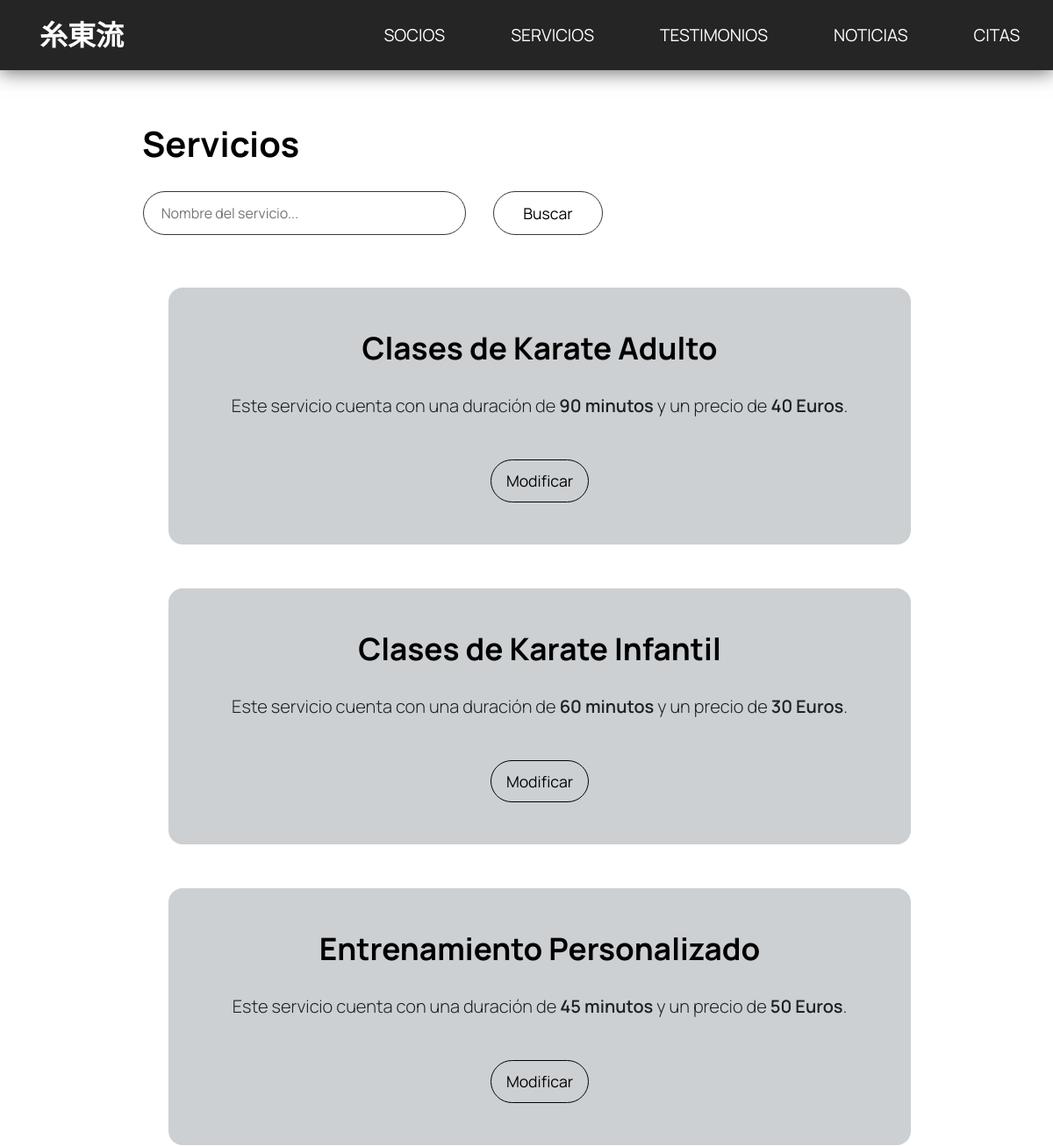
Before: /paginas/servicios.php (upper part) with the older database file.
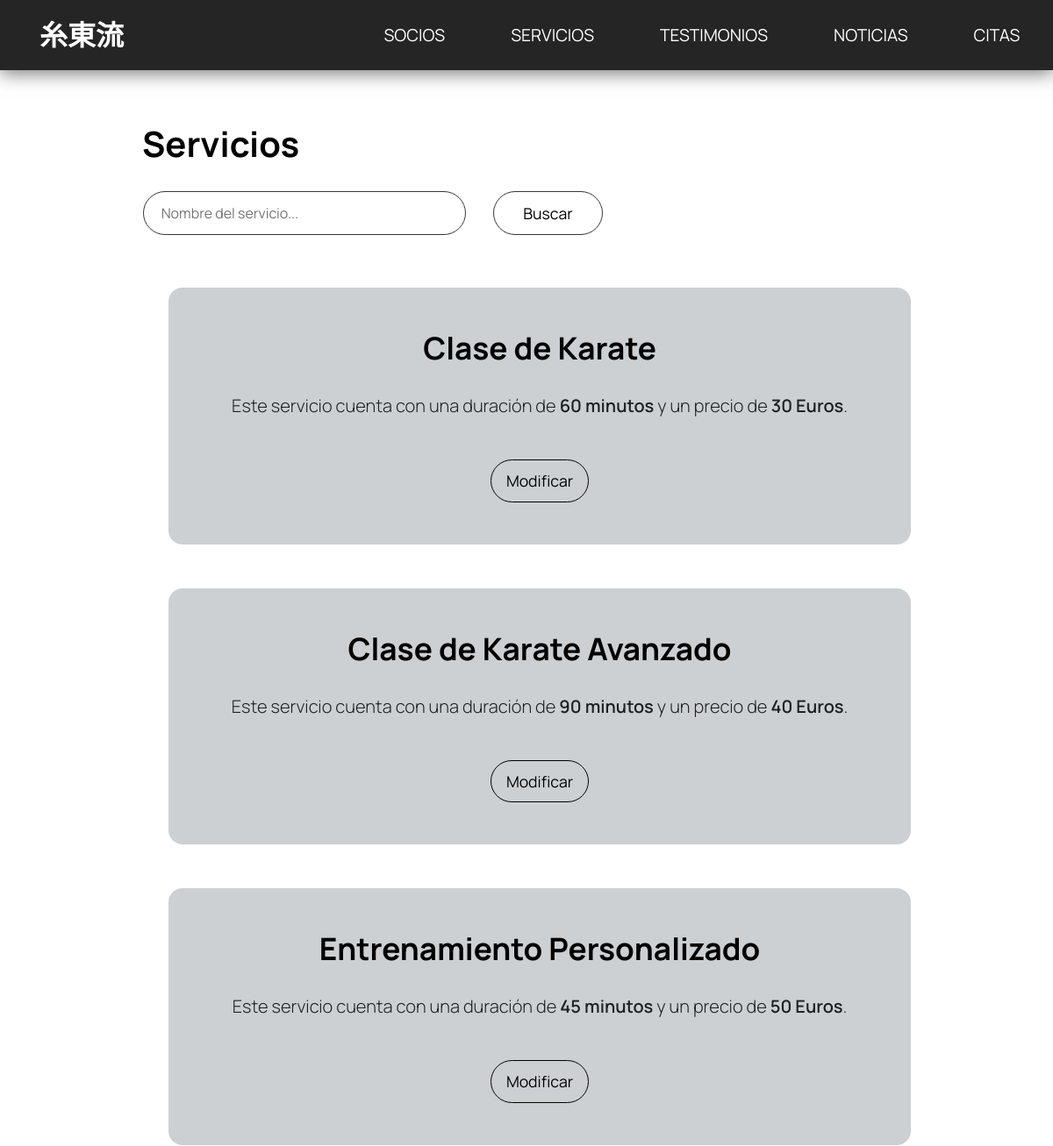
After: the same page with the newer database file.
### tables this page shows
CREATE TABLE servicio (
    id INTEGER NOT NULL PRIMARY KEY AUTO_INCREMENT,
    descripcion VARCHAR(255) NOT NULL,
    duracion INTEGER NOT NULL,
    unidad_duracion VARCHAR(50) NOT NULL,
    precio FLOAT NOT NULL DEFAULT 0.00
);

### php/funciones.php (the view, shortened to what this page needs)
<?php
    function dibujarCabecera($ruta_i, $ruta_soc, $ruta_serv, $ruta_tes, $ruta_not, $ruta_cit){
        $resultado='';
        $resultado.="
        <header>
        <h1><a href='$ruta_i'>糸東流</a></h1>
            <nav>
                <ul>
                    <li><a href='$ruta_soc'>SOCIOS</a></li>
                    <li><a href='$ruta_serv'>SERVICIOS</a></li>
                    <li><a href='$ruta_tes'>TESTIMONIOS</a></li>
                    <li><a href='$ruta_not'>NOTICIAS</a></li>
                    <li><a href='$ruta_cit'>CITAS</a></li>
                </ul>
            </nav>
        <button id='menu-btn' aria-label='Toggle menu'>&#9776;</button>
        </header>";
        return $resultado;
    }
function imprimirServiciosComp($conexion){
    $sql='SELECT id, descripcion, duracion, unidad_duracion, precio FROM servicio
    ORDER BY descripcion ASC';
    $resultado=imprimirServicios($conexion, $sql);
    return $resultado;
}
    function imprimirServicios($conexion, $sql){
        $resultado='';
        $consulta=$conexion->prepare($sql);
        $consulta->execute();
        $consulta->store_result();
        $consulta->bind_result($id, $descripcion, $duracion, $unidad_duracion, $precio);
            while($consulta->fetch()){
                $resultado.="
                    <div class='p-5 text-center bg-body-secondary rounded-4 custom-serv'>
                        <h1 class='text-body-emphasis'>$descripcion</h1>
                        <p class='lead'>Este servicio cuenta con una duración de <span>$duracion $unidad_duracion</span> y un precio de <span>$precio Euros</span>.</p>
                        <a href='servicios-mod.php?id=$id'>
                            <button class='btn btn-primary d-inline-flex align-items-center btn-custom'>
                                Modificar
                            </button>
                        </a>
                    </div>
                ";
        }
        return $resultado;
    }
?>

Changed rows visible on the page:
changed servicio: descripcion "Clases de Karate Infantil" → "Clase de Karate"; moves up the list
changed servicio: descripcion "Clases de Karate Adulto" → "Clase de Karate Avanzado"
